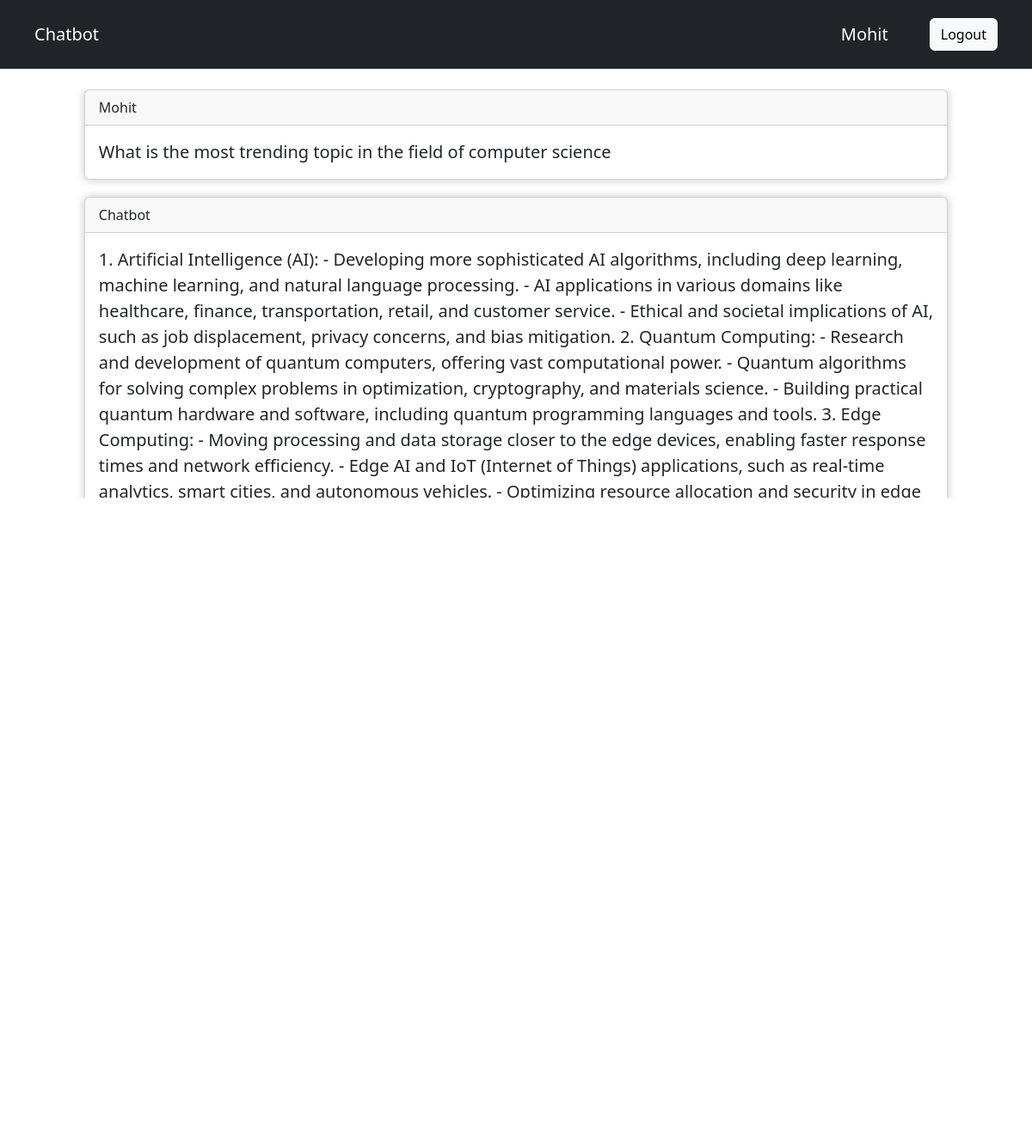
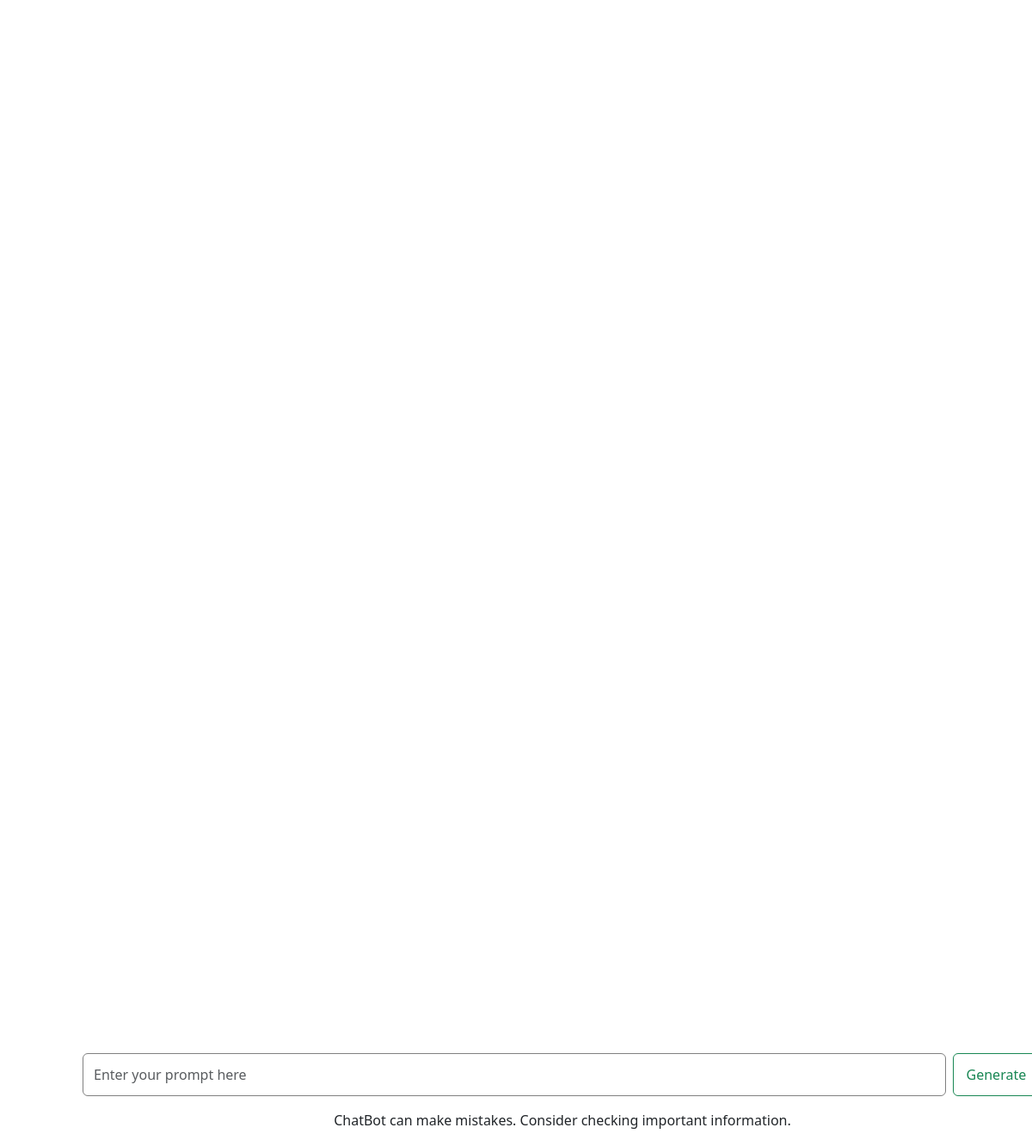
Screenshot of /home (signed in) with the database file from the repository (2 pictures, top to bottom).
### chat/models.py (models this page shows)
class Chat(models.Model):
    owner = models.ForeignKey(User,  on_delete = models.CASCADE)
    question = models.TextField()
    answer = models.TextField()

### chat/views.py (the view, shortened to what this page needs)
# urls.py: 2. Add a URL to urlpatterns:  path('', views.home, name='home')
def home(request):
    current_user = request.user
    chats = Chat.objects.filter(owner=request.user.id)
    return render(request, "files/index.html", context={'user': current_user, 'chats': chats})

### chat/templates/files/index.html (shortened to what this page needs)
{% extends 'chatBase.html'%}
{% block start %}
    <nav class="navbar navbar-dark bg-dark justify-content-between" style="height: 80px; padding: 0px 40px 0px 40px; color:white;">
        <a  class="navbar-brand">Chatbot</a>
        <form class="form-inline">
            <a href="/account" class="navbar-brand mx-5">{{user.first_name}}</a>
            <a href="/logout" class="btn btn-light">Logout</a>
        </form>
    </nav>
    <div class="container mx-auto" style="position: absolute; bottom:2px; left:7%;">
        <form class="form-inline my-2 my-lg-0" method="POST" style="width:100%;">
            <input class="form-control mr-sm-2" style="width:90%; height:50px; background-color: transparent; border:1px solid gray;" name="message" type="text" placeholder="Enter your prompt here" aria-label="Search">
            <button class="btn btn-outline-success my-2 my-sm-0" style="height:50px; width:100px;" type="submit">Generate</button>
        </form>
        <p class="text-center my-3"> ChatBot can make mistakes. Consider checking important information. </p>
    </div>
<div class="container my-4" style="overflow: scroll; height:475px;">
    {% if chats|length > 0 %}
        {% for chat in chats reversed %}
            <div class="card mx-auto" style="width:90%; box-shadow: 0px 0px 10px 1px #d1cfcf; margin-bottom: 20px;">
                <div class="card-header">
                    {{user.first_name}}
                </div>
                <div class="card-body">
                    <blockquote class="blockquote mb-0">
                        <p> {{chat.question}} </p>
                    </blockquote>
                </div>
            </div>
            <div class="card mx-auto" style="width:90%; box-shadow: 0px 0px 10px 1px #d1cfcf; margin-bottom: 50px;">
                <div class="card-header">
                    Chatbot
                </div>
                <div class="card-body">
                    <blockquote class="blockquote mb-0">
                        <p> {{chat.answer}} </p>
                    </blockquote>
                </div>
            </div>
        {% endfor %}
    {% else %}
        <blockquote class="blockquote mb-0 text-center" style="margin-top: 110px;">
            <h2 style="margin-bottom: 20px;"> Hey {{user.first_name}}, </h2>
            <h1> How can I help you today? </h1>
        </blockquote>
    {% endif %}
  </div>
{% endblock %}

### chat/templates/chatBase.html (shortened to what this page needs)
<!DOCTYPE html>
<html lang="en">
<head>
    <link rel="stylesheet" href="https://cdn.jsdelivr.net/npm/bootstrap@4.0.0/dist/css/bootstrap.min.css">
    <link href="https://cdn.jsdelivr.net/npm/bootstrap@5.3.2/dist/css/bootstrap.min.css" rel="stylesheet">
</head>
<body>
    {% block start %}
    {% endblock  %}
</body>
</html>

### chat/templates/chatBase.html (style rules this page uses)
body { background-color: white; }

### rows the page displays
Chat: question "What is the most trending topic in the field of computer science", answer "1. Artificial Intelligence (AI): - Developing more sophisticated AI algorithms, including deep learning, machine learning, and natural language processing. - AI applications in various domains like healthcare, finance, transportation, retail, and customer service. - Ethical and societal implications of AI, such as job displacement, privacy concerns, and bias mitigation. 2. Quantum Computing: - Research and development of quantum computers, offering vast computational power. - Quantum algorithms for solving complex problems in optimization, cryptography, and materials science. - Building practical quantum hardware and software, including quantum programming languages and tools. 3. Edge…"

### other values shown
{{ user.first_name }} "Mohit"
